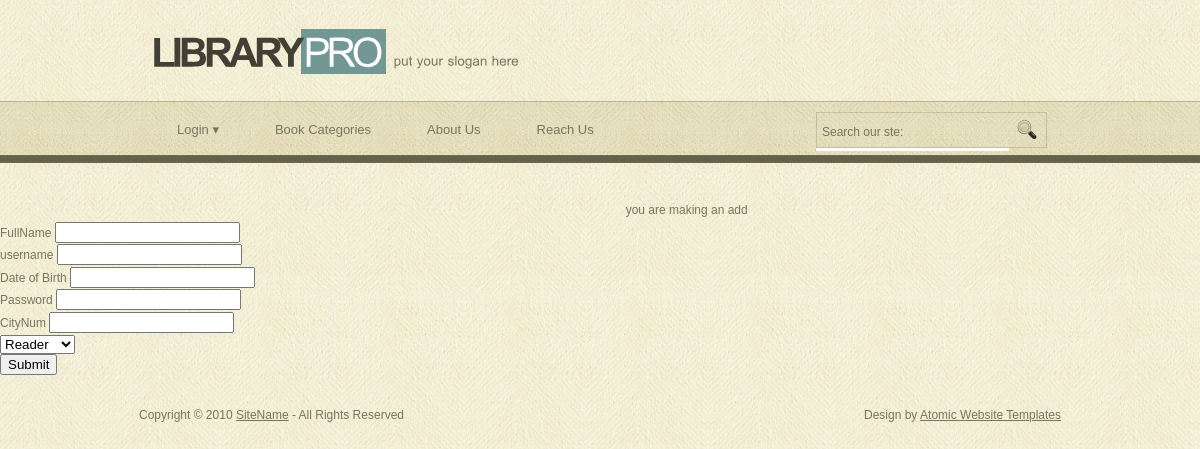
Screenshot of /addUser.php with the database file from the repository.
### tables this page shows
CREATE TABLE `pages` (
  `Id` int(11) NOT NULL,
  `FriendlyName` varchar(222) NOT NULL,
  `PhysicalAddress` varchar(222) NOT NULL,
  `static` int(11) NOT NULL,
  `parentId` int(11) NOT NULL
);

### addUser.php (the view, shortened to what this page needs)
<?php
include_once "header.php";
   include_once ("db.php");
    $sqlstmtUserTypes = "SELECT * FROM usertype";
   $resultDataSet = $conn->query($sqlstmtUserTypes);
	if(isset($_REQUEST["userId"])){
		 echo "you are making an update";
		$userId = $_REQUEST["userId"];
		$sql = "SELECT * from user where id = $userId";
		$userInfoDS = $conn->query($sql);
		$userInfoobj = $userInfoDS->fetch_assoc();
	}
    else{
		echo "you are making an add";
    }
?>
<form action=addUserdb.php method="POST">
	FullName <input type=text name="fullName" value="<?php echo @$userInfoobj["fullName"] ?>"> <br>
	username <input type=text name="userName" value="<?php echo @$userInfoobj["userName"] ?>"> <br>
	Date of Birth <input type=text name="dateOfBirth" value="<?php echo @$userInfoobj["dateOfBirth"] ?>"> <br>
	Password <input type=password name="password" value="<?php echo @$userInfoobj["password"] ?>"> <br>
    CityNum <input type= number name="cityname" value="<?php echo @$userInfoobj["cityid"] ?>"> <br>
	<select name="userTypeId">
		<?php
			while ($row = $resultDataSet->fetch_assoc())
			{
				if(isset($userInfoobj)){
					if($row["id"] == $userInfoobj["userTypeId"]){
						echo "<option selected value=" .$row["id"] . ">" . $row["name"] . "</option>";
					}
				}
				else{
					echo "<option value=" . $row["id"] .  ">" . $row["name"] . "</option>";
				}
			}
		?>
	</select> <br>
	<input type="submit">
</form>
<?php
include_once "footer.php";
?>

### header.php (shortened to what this page needs)
<!DOCTYPE html PUBLIC "-//W3C//DTD XHTML 1.0 Transitional//EN" "http://www.w3.org/TR/xhtml1/DTD/xhtml1-transitional.dtd">
<html xmlns="http://www.w3.org/1999/xhtml">
<head>
<link href="style.css" rel="stylesheet" type="text/css" />
</head>
<body>
<div class="main">
  <div class="header">
    <div class="header_resize">
      <div class="logo">
        <h1><a href="index.html">Library<span>Pro</span></a> <small>put your slogan here</small></h1>
      </div>
      <div class="menu_nav">
            <?php
                include_once "db.php";
                function getSubmenusByUserType($parentId, $userTypeId, $conn) {
                    $sql = "SELECT pages.* FROM pages
                        INNER JOIN usertypepages ON pages.Id = usertypepages.pageid
                        WHERE pages.parentId = $parentId AND usertypepages.usertypeid = $userTypeId order by orderby";
                    $result = $conn->query($sql);
                    if ($result->num_rows > 0) {
                        if($parentId != 14){
                            echo '<ul class="dropdown">';
                        }
                        else{echo '<ul>';}
                        while ($row = $result->fetch_assoc()) {
                            if($row["PhysicalAddress"] == "showstaticcontent.php"){
                                ?>
                                <li><a href="<?php echo $row['PhysicalAddress']."?pageid=".$row["Id"];?>"><?php echo $row["FriendlyName"];?></a>
                                <?php
                                getSubmenusByUserType($row['Id'], $userTypeId, $conn);
                                echo '</li>';
                            }
                            else{
                                ?>
                                <li><a href="<?php echo $row['PhysicalAddress'];?>"><?php echo $row["FriendlyName"];?></a>
                                <?php
                                getSubmenusByUserType($row['Id'], $userTypeId, $conn);
                                echo '</li>';
                            }
                        }
                        echo '</ul>';
                    }
                }
                $userTypeId = 4;
                getSubmenusByUserType(14, $userTypeId, $conn);
            ?>
      </div>
      <div class="searchform">
        <form id="formsearch" name="formsearch" method="post" action="#">
          <span>
          <input name="editbox_search" class="editbox_search" id="editbox_search" maxlength="80" value="Search our ste:" type="text" />
          </span>
          <input name="button_search" src="images/search_btn.gif" class="button_search" type="image" />
        </form>
      </div>
    </div>
  </div>

### style.css (style rules this page uses)
body { margin:0; padding:0; width:100%; color:#787460; font:normal 12px/1.8em Arial, Helvetica, sans-serif; background:url(images/main_bg.jpg) repeat center center; }
html, .main { padding:0; margin:0; }
.main { background:no-repeat center top; }
.logo { padding:27px 0; float:left; width:auto; }
h1 { margin:0; padding:0 0 0 38px; color:#413f36; font:bold 40px/1.2em Arial, Helvetica, sans-serif; letter-spacing:-4px; text-transform:uppercase; }
h1 span { padding:0 6px 1px 3px; color:#595959; font-weight:normal; color:#fff; background-color:#729896; }
h1 a, h1 a:hover { color:#413f36; text-decoration:none; }
h1 small { font:normal 13px/1.2em Arial, Helvetica, sans-serif; color:#787460; letter-spacing:normal; text-transform:none; }
a { color:#719794; text-decoration:underline; }
.header, .content, .menu_nav, .fbg, .footer, form, ol, ol li, ul, .content .mainbar, .content .sidebar { margin:0; padding:0; }
.header { background:url(images/header_bg.jpg) repeat-x center 101px; height:200px; }
.header_resize { margin:0 auto; padding:0; width:974px; height:200px; background:repeat-x center top; }
.menu_nav { float:left; margin:0; padding:0 0 20px 40px; height:79px; background:repeat-x center top; }
.menu_nav ul { list-style:none; }
.menu_nav ul li { margin:0 8px 0 0; padding:0; float:left; }
.menu_nav ul li a { display:block; margin:0; padding:17px 24px; color:#787460; text-decoration:none; font-size:13px; }
.searchform { float:right; }
#formsearch { margin:0; height:36px; padding:4px 40px 0 0; }
#formsearch span { display:block; margin:6px 0; padding:0; float:left; background:#fff url(images/search.gif) no-repeat top left; }
#formsearch input.editbox_search { margin:0; padding:11px 6px 10px; float:left; width:181px; border:none; background:none; font:normal 12px/1.5em Arial, Helvetica, sans-serif; color:#787460; }
#formsearch input.button_search { margin:6px 0 0 0; padding:0; border:none; float:left; }

### rows the page displays
pages: FriendlyName "Login ▾"
pages: FriendlyName "Book Categories"
pages: FriendlyName "About Us"
pages: FriendlyName "Reach Us"

### other values shown
form field userTypeId "Reader"
